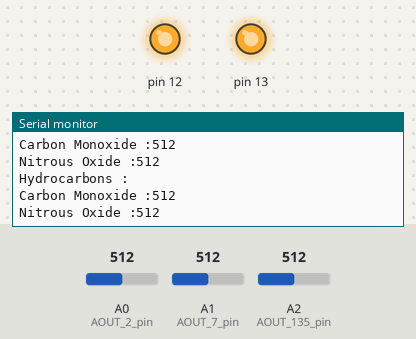
Bench run of a sketch on a simulated Arduino Uno, built with avr-gcc and run on an emulated ATmega328P. On the bench: output pins drawn as LEDs (lit = HIGH), the last lines printed to the serial monitor. The inputs (shaded band) are chosen by the test bench; at power-on: A2 (AOUT_135_pin) = 512, A0 (AOUT_2_pin) = 512, A1 (AOUT_7_pin) = 512.

Above: at 4.5 s.
4.6 s: A2 (AOUT_135_pin) set to 107
At 4.65 s:
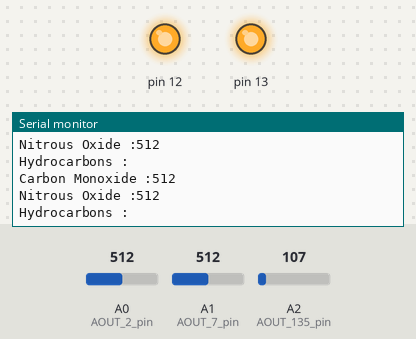
6.2 s: A2 (AOUT_135_pin) set to 92
At 6.27 s:
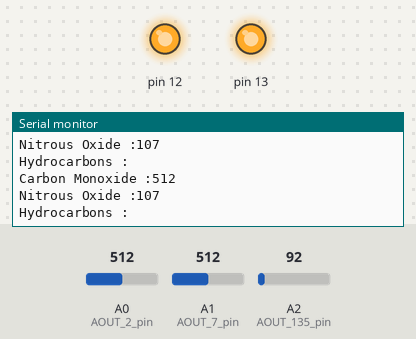
Timing chart, 0 to 9.2 s (numbered marks = the images above; inputs shaded):
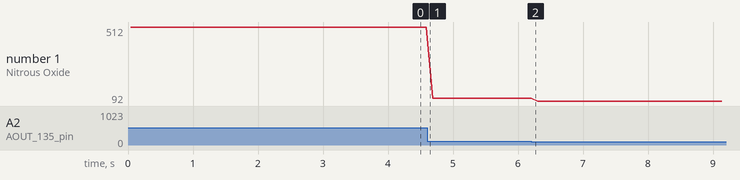

Measured:
- plotted number 1: 512 → 107 after the input at 4.6 s, 107 → 92 after the input at 6.2 s

The sketch:

combined_sensors_value.ino
```cpp
/// powered y r@mkumar
// this program is for gettting three different sensors value through arduino
const int AOUT_2_pin = 0;
const int AOUT_7_pin = 1;
const int AOUT_135_pin = 2;


int mq2;
int mq7;
int mq135;
int valve;

void setup() {
  Serial.begin(9600);
  pinMode(AOUT_2_pin, INPUT);
  pinMode(AOUT_7_pin, INPUT);
  pinMode(AOUT_135_pin, INPUT);
  pinMode(13,OUTPUT);
  pinMode(12,OUTPUT);
  digitalWrite(13,HIGH);
  digitalWrite(12,HIGH);
}
void loop()
{
  mq2 = analogRead(AOUT_2_pin);
  mq7 = analogRead(AOUT_7_pin);
  mq135 = analogRead(AOUT_135_pin);
  Serial.print("Hydrocarbons : ");
  Serial.println(mq2+",");
  Serial.print("Carbon Monoxide :");
  Serial.println(mq7);
  Serial.print("Nitrous Oxide :");
  Serial.println(mq135);
  delay(100);

}
```
